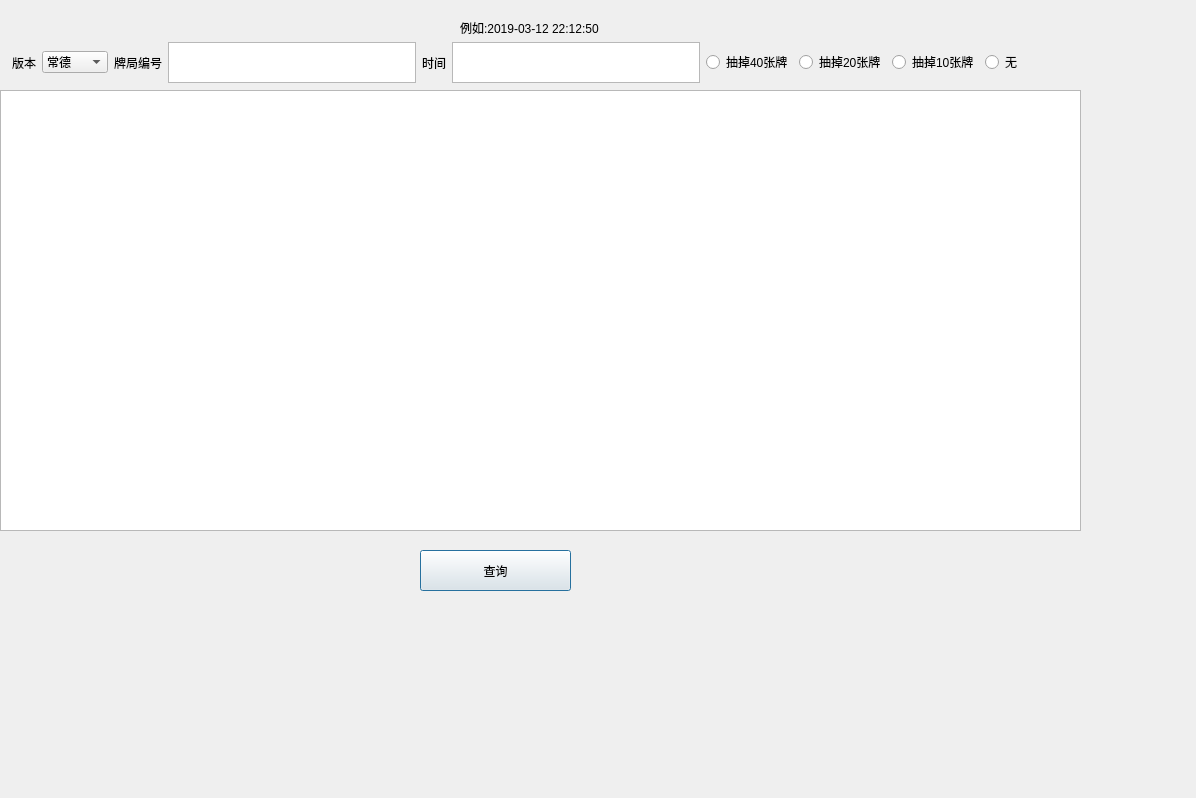
<?xml version="1.0" encoding="UTF-8"?>
<ui version="4.0">
 <class>Dialog</class>
 <widget class="QDialog" name="Dialog">
  <property name="geometry">
   <rect>
    <x>0</x>
    <y>0</y>
    <width>1196</width>
    <height>798</height>
   </rect>
  </property>
  <property name="windowTitle">
   <string>Dialog</string>
  </property>
  <widget class="QPushButton" name="queryPushButton">
   <property name="geometry">
    <rect>
     <x>420</x>
     <y>550</y>
     <width>151</width>
     <height>41</height>
    </rect>
   </property>
   <property name="text">
    <string>查询</string>
   </property>
  </widget>
  <widget class="QTextBrowser" name="outputBrowser">
   <property name="geometry">
    <rect>
     <x>0</x>
     <y>90</y>
     <width>1081</width>
     <height>441</height>
    </rect>
   </property>
  </widget>
  <widget class="QLabel" name="label">
   <property name="geometry">
    <rect>
     <x>460</x>
     <y>20</y>
     <width>241</width>
     <height>16</height>
    </rect>
   </property>
   <property name="text">
    <string>例如:2019-03-12 22:12:50</string>
   </property>
  </widget>
  <widget class="QWidget" name="layoutWidget">
   <property name="geometry">
    <rect>
     <x>12</x>
     <y>42</y>
     <width>1010</width>
     <height>41</height>
    </rect>
   </property>
   <layout class="QHBoxLayout" name="horizontalLayout">
    <item>
     <widget class="QLabel" name="version_label">
      <property name="text">
       <string>版本</string>
      </property>
     </widget>
    </item>
    <item>
     <widget class="QComboBox" name="versionComboBox">
      <item>
       <property name="text">
        <string>常德</string>
       </property>
      </item>
      <item>
       <property name="text">
        <string>长沙</string>
       </property>
      </item>
      <item>
       <property name="text">
        <string>主版本</string>
       </property>
      </item>
     </widget>
    </item>
    <item>
     <widget class="QLabel" name="card_number">
      <property name="text">
       <string>牌局编号</string>
      </property>
     </widget>
    </item>
    <item>
     <widget class="QTextEdit" name="cardNumberTextEdit"/>
    </item>
    <item>
     <widget class="QLabel" name="time">
      <property name="text">
       <string>时间</string>
      </property>
     </widget>
    </item>
    <item>
     <widget class="QTextEdit" name="TimeTextEdit"/>
    </item>
    <item>
     <widget class="QRadioButton" name="radioButton40">
      <property name="text">
       <string>抽掉40张牌</string>
      </property>
     </widget>
    </item>
    <item>
     <widget class="QRadioButton" name="radioButton20">
      <property name="text">
       <string>抽掉20张牌</string>
      </property>
     </widget>
    </item>
    <item>
     <widget class="QRadioButton" name="radioButton10">
      <property name="text">
       <string>抽掉10张牌</string>
      </property>
     </widget>
    </item>
    <item>
     <widget class="QRadioButton" name="radioButtonNone">
      <property name="text">
       <string>无</string>
      </property>
     </widget>
    </item>
   </layout>
  </widget>
 </widget>
 <resources/>
 <connections/>
</ui>
